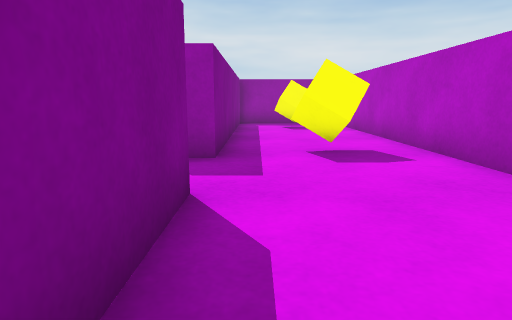
view 1 (above)

18 first-person views from a walk through a 3-D level made in the Unity game engine. The camera is 0.51 m above the floor, tilts 10° down and sees 75° across. The floor is counted in squares, 0.5 m on a side. Each view is taken from the middle of a square. On the plan, view 1 faces up. The plan holds only what a view shows up to about 13 squares ahead; the rest is blank. The player character is not drawn.

view 2
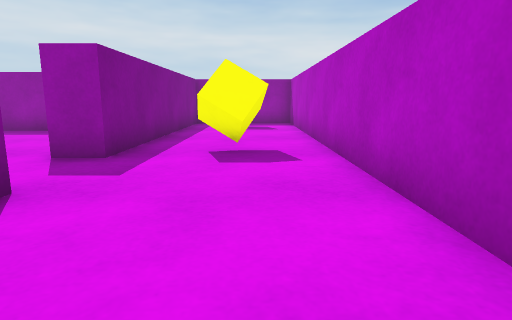

view 3
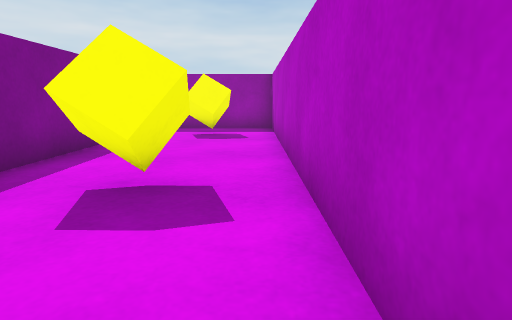

view 4
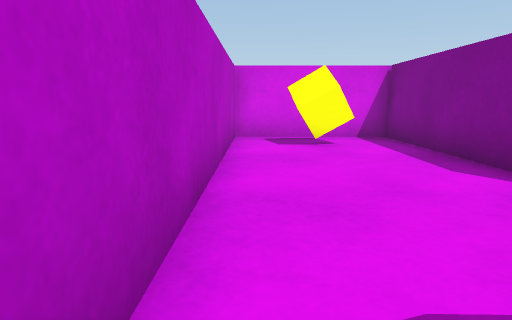

view 5
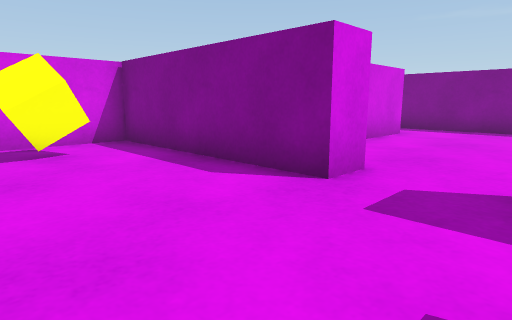

view 6
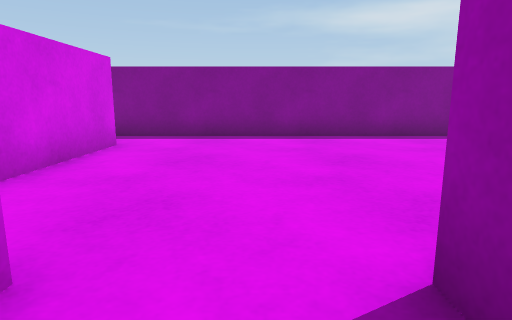

view 7
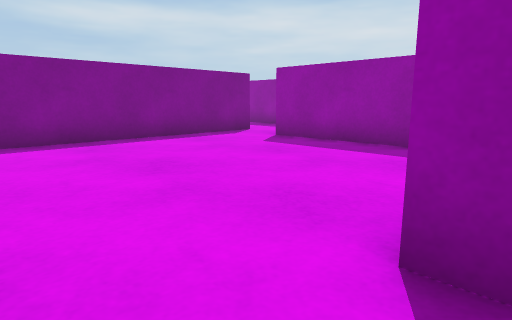

view 8
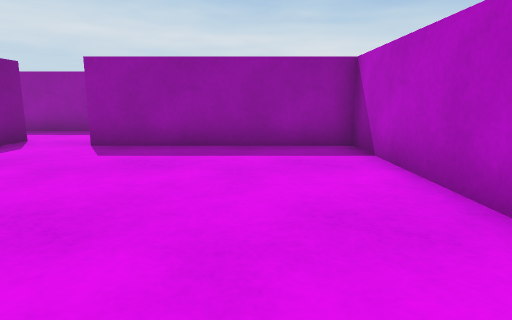

view 9
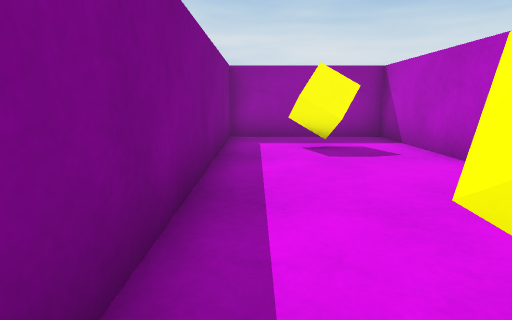

view 10
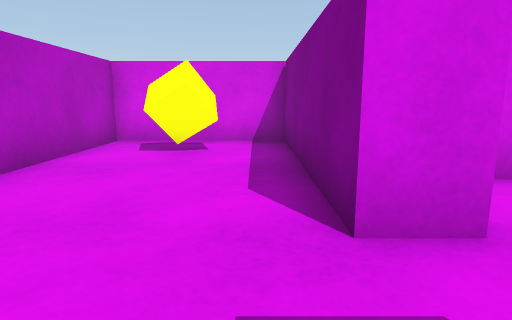

view 11
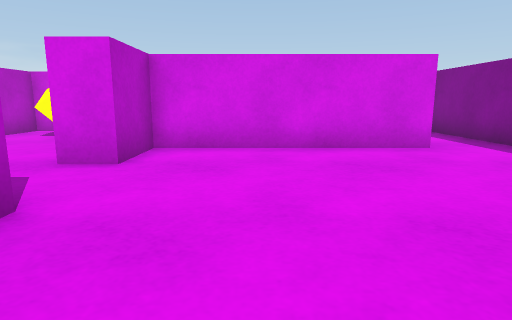

view 12
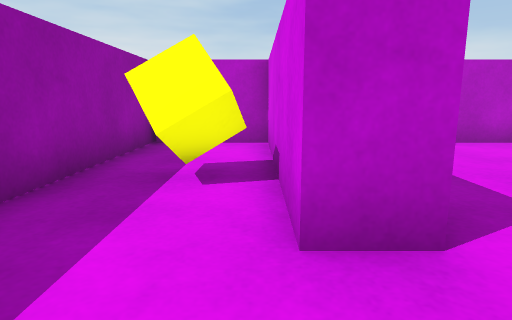

view 13
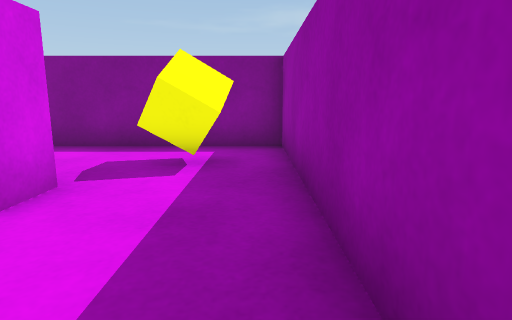

view 14
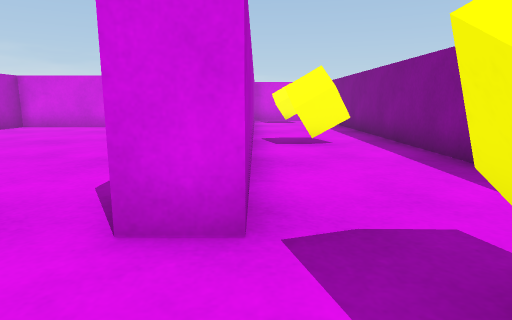

view 15
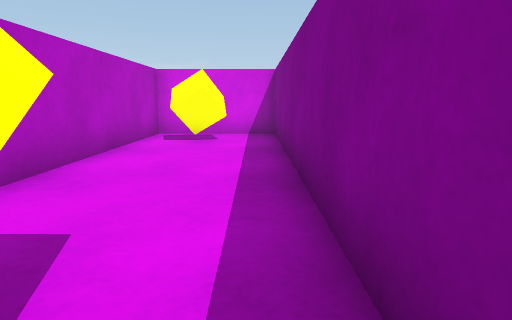

view 16
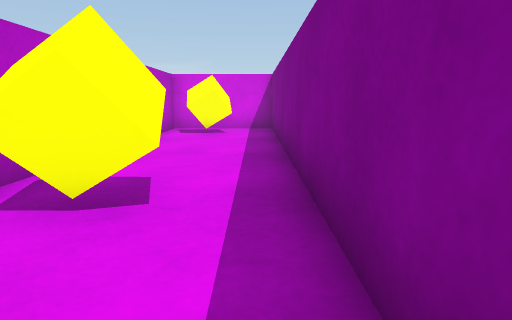

view 17
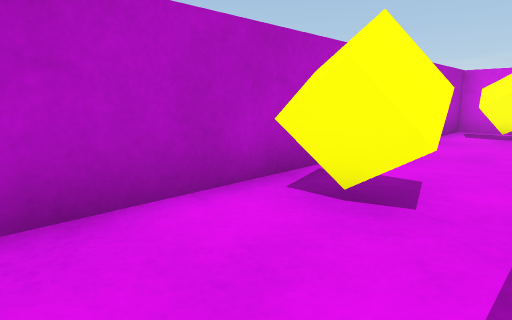

view 18
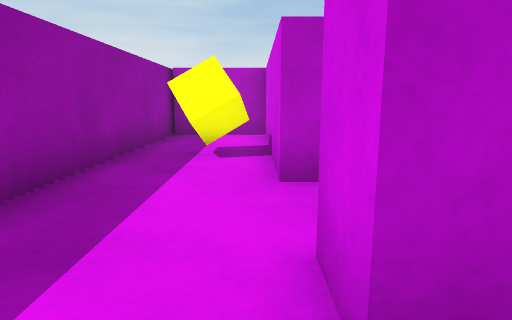

### Floor plan
Points are (right, up) in squares from view 1. A wall is a line through its corners. A room is listed if a view was taken in it or the views show most of it. See-through windows are left out.
Room 1 (views 1, 2, 3, 4, 5, 6, 7, 9, 10)
walls: (-1.7, 3.6) (-0.7, 3.6) (-0.7, -2.6) (3.6, -2.6) (3.6, 15.6) (-0.7, 15.6) (-0.7, 6) (-1.7, 6)
ways out: opening at (-1.5, 4.5) to room 2
objects: yellow cube (1, -1) to (2, -1); yellow cube (1, 7) to (2, 7); yellow cube (1, 13) to (2, 14)
Room 2 (views 8, 11)
walls: (-1.7, 6) (-1.7, 11.7) (-7.8, 11.7) (-7.8, 12.6); (-7.9, 1.7) (-1.7, 1.7) (-1.7, 3.6); (-9.9, 12.6) (-9.9, 2.5)
ways out: opening at (-1.5, 4.5) to room 1; opening at (-8.5, 12) to room 3; opening at (-8.5, 1.5)
Room 3 (views 12, 13, 14, 15, 16, 17, 18)
walls: (-7.8, 12.6) (-1.7, 12.6) (-1.7, 15.5); (-1.1, 15.6) (-14.6, 15.6) (-14.6, -2.6) (-10.9, -2.6) (-10.9, 12.6) (-9.9, 12.6)
ways out: opening at (-8.5, 12) to room 2
objects: yellow cube (-13, -1) to (-12, -1); yellow cube (-13, 7) to (-12, 7); yellow cube (-13, 14) to (-12, 14); yellow cube (-6, 14) to (-5, 14)

Where each view was taken, in squares from view 1:
view 1: 0 up, 0 right, facing up
view 2: 0 up, 2 right, facing up
view 3: 3 up, 3 right, facing up
view 4: 7 up, 3 right, facing down
view 5: 6 up, 3 right, facing down-left
view 6: 5 up, 0 right, facing left
view 7: 4 up, 1 left, facing up-left
view 8: 4 up, 4 left, facing up
view 9: 6 up, 0 right, facing up
view 10: 6 up, 0 right, facing down
view 11: 9 up, 4 left, facing down
view 12: 13 up, 10 left, facing right
view 13: 15 up, 7 left, facing left
view 14: 15 up, 11 left, facing down
view 15: 8 up, 14 left, facing down
view 16: 10 up, 14 left, facing down
view 17: 10 up, 14 left, facing down-right
view 18: 13 up, 12 left, facing right
